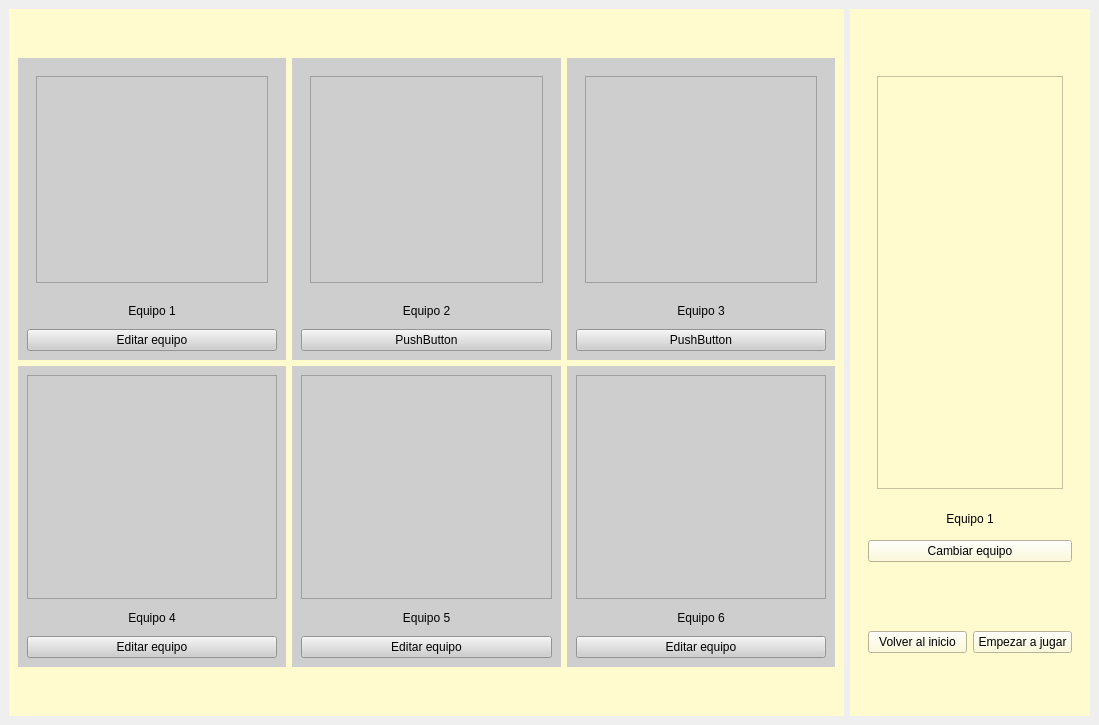
<?xml version="1.0" encoding="UTF-8"?>
<ui version="4.0">
 <class>MainWindow</class>
 <widget class="QMainWindow" name="MainWindow">
  <property name="geometry">
   <rect>
    <x>0</x>
    <y>0</y>
    <width>1099</width>
    <height>725</height>
   </rect>
  </property>
  <property name="windowTitle">
   <string>MainWindow</string>
  </property>
  <widget class="QWidget" name="centralwidget">
   <layout class="QVBoxLayout" name="verticalLayout_2">
    <item>
     <layout class="QHBoxLayout" name="horizontalLayout_2">
      <item>
       <widget class="QWidget" name="verticalWidget_2" native="true">
        <property name="styleSheet">
         <string notr="true">background-color: rgb(255, 251, 207);</string>
        </property>
        <layout class="QVBoxLayout" name="verticalLayout_3">
         <item>
          <spacer name="verticalSpacer_4">
           <property name="orientation">
            <enum>Qt::Vertical</enum>
           </property>
           <property name="sizeType">
            <enum>QSizePolicy::Fixed</enum>
           </property>
           <property name="sizeHint" stdset="0">
            <size>
             <width>20</width>
             <height>40</height>
            </size>
           </property>
          </spacer>
         </item>
         <item>
          <layout class="QHBoxLayout" name="horizontalLayout_3">
           <item>
            <widget class="QWidget" name="verticalWidget_2" native="true">
             <property name="styleSheet">
              <string notr="true">background-color: rgb(206, 206, 206);</string>
             </property>
             <layout class="QVBoxLayout" name="verticalLayout_5">
              <item>
               <widget class="QWidget" name="verticalWidget" native="true">
                <layout class="QVBoxLayout" name="verticalLayout_11">
                 <item>
                  <widget class="QGraphicsView" name="graphicsView">
                   <property name="sizePolicy">
                    <sizepolicy hsizetype="Preferred" vsizetype="Preferred">
                     <horstretch>0</horstretch>
                     <verstretch>0</verstretch>
                    </sizepolicy>
                   </property>
                   <property name="styleSheet">
                    <string notr="true">border-image: url(:/bulbasur.png);</string>
                   </property>
                  </widget>
                 </item>
                </layout>
               </widget>
              </item>
              <item>
               <widget class="QLabel" name="label">
                <property name="maximumSize">
                 <size>
                  <width>16777215</width>
                  <height>25</height>
                 </size>
                </property>
                <property name="tabletTracking">
                 <bool>false</bool>
                </property>
                <property name="text">
                 <string>Equipo 1</string>
                </property>
                <property name="alignment">
                 <set>Qt::AlignCenter</set>
                </property>
               </widget>
              </item>
              <item>
               <widget class="QPushButton" name="editar">
                <property name="text">
                 <string>Editar equipo</string>
                </property>
               </widget>
              </item>
             </layout>
            </widget>
           </item>
           <item>
            <widget class="QWidget" name="verticalWidget_3" native="true">
             <property name="styleSheet">
              <string notr="true">background-color: rgb(206, 206, 206);</string>
             </property>
             <layout class="QVBoxLayout" name="verticalLayout_6">
              <item>
               <widget class="QWidget" name="verticalWidget" native="true">
                <layout class="QVBoxLayout" name="verticalLayout_12">
                 <item>
                  <widget class="QGraphicsView" name="graphicsView_3">
                   <property name="sizePolicy">
                    <sizepolicy hsizetype="Preferred" vsizetype="Preferred">
                     <horstretch>0</horstretch>
                     <verstretch>0</verstretch>
                    </sizepolicy>
                   </property>
                  </widget>
                 </item>
                </layout>
               </widget>
              </item>
              <item>
               <widget class="QLabel" name="label_2">
                <property name="maximumSize">
                 <size>
                  <width>16777215</width>
                  <height>25</height>
                 </size>
                </property>
                <property name="text">
                 <string>Equipo 2</string>
                </property>
                <property name="alignment">
                 <set>Qt::AlignCenter</set>
                </property>
               </widget>
              </item>
              <item>
               <widget class="QPushButton" name="editar_2">
                <property name="text">
                 <string>PushButton</string>
                </property>
               </widget>
              </item>
             </layout>
            </widget>
           </item>
           <item>
            <widget class="QWidget" name="verticalWidget_4" native="true">
             <property name="styleSheet">
              <string notr="true">background-color: rgb(206, 206, 206);</string>
             </property>
             <layout class="QVBoxLayout" name="verticalLayout_7">
              <item>
               <widget class="QWidget" name="verticalWidget" native="true">
                <layout class="QVBoxLayout" name="verticalLayout_13">
                 <item>
                  <widget class="QGraphicsView" name="graphicsView_4">
                   <property name="sizePolicy">
                    <sizepolicy hsizetype="Preferred" vsizetype="Preferred">
                     <horstretch>0</horstretch>
                     <verstretch>0</verstretch>
                    </sizepolicy>
                   </property>
                  </widget>
                 </item>
                </layout>
               </widget>
              </item>
              <item>
               <widget class="QLabel" name="label_3">
                <property name="maximumSize">
                 <size>
                  <width>16777215</width>
                  <height>25</height>
                 </size>
                </property>
                <property name="text">
                 <string>Equipo 3</string>
                </property>
                <property name="alignment">
                 <set>Qt::AlignCenter</set>
                </property>
               </widget>
              </item>
              <item>
               <widget class="QPushButton" name="editar_3">
                <property name="text">
                 <string>PushButton</string>
                </property>
               </widget>
              </item>
             </layout>
            </widget>
           </item>
          </layout>
         </item>
         <item>
          <layout class="QHBoxLayout" name="horizontalLayout_4">
           <item>
            <widget class="QWidget" name="verticalWidget_2" native="true">
             <property name="styleSheet">
              <string notr="true">
background-color: rgb(206, 206, 206);</string>
             </property>
             <layout class="QVBoxLayout" name="verticalLayout_8">
              <item>
               <layout class="QVBoxLayout" name="verticalLayout_15">
                <item>
                 <widget class="QGraphicsView" name="graphicsView_5">
                  <property name="sizePolicy">
                   <sizepolicy hsizetype="Preferred" vsizetype="Preferred">
                    <horstretch>0</horstretch>
                    <verstretch>0</verstretch>
                   </sizepolicy>
                  </property>
                 </widget>
                </item>
               </layout>
              </item>
              <item>
               <widget class="QLabel" name="label_5">
                <property name="maximumSize">
                 <size>
                  <width>16777215</width>
                  <height>25</height>
                 </size>
                </property>
                <property name="text">
                 <string>Equipo 4</string>
                </property>
                <property name="alignment">
                 <set>Qt::AlignCenter</set>
                </property>
               </widget>
              </item>
              <item>
               <widget class="QPushButton" name="pushButton_3">
                <property name="text">
                 <string>Editar equipo</string>
                </property>
               </widget>
              </item>
             </layout>
            </widget>
           </item>
           <item>
            <widget class="QWidget" name="verticalWidget_4" native="true">
             <property name="styleSheet">
              <string notr="true">background-color: rgb(206, 206, 206);</string>
             </property>
             <layout class="QVBoxLayout" name="verticalLayout_10">
              <item>
               <layout class="QVBoxLayout" name="verticalLayout_16">
                <item>
                 <widget class="QGraphicsView" name="graphicsView_6">
                  <property name="sizePolicy">
                   <sizepolicy hsizetype="Preferred" vsizetype="Preferred">
                    <horstretch>0</horstretch>
                    <verstretch>0</verstretch>
                   </sizepolicy>
                  </property>
                 </widget>
                </item>
               </layout>
              </item>
              <item>
               <widget class="QLabel" name="label_6">
                <property name="maximumSize">
                 <size>
                  <width>16777215</width>
                  <height>25</height>
                 </size>
                </property>
                <property name="text">
                 <string>Equipo 5</string>
                </property>
                <property name="alignment">
                 <set>Qt::AlignCenter</set>
                </property>
               </widget>
              </item>
              <item>
               <widget class="QPushButton" name="pushButton_4">
                <property name="text">
                 <string>Editar equipo</string>
                </property>
               </widget>
              </item>
             </layout>
            </widget>
           </item>
           <item>
            <widget class="QWidget" name="verticalWidget_3" native="true">
             <property name="styleSheet">
              <string notr="true">background-color: rgb(206, 206, 206);</string>
             </property>
             <layout class="QVBoxLayout" name="verticalLayout_9">
              <item>
               <layout class="QVBoxLayout" name="verticalLayout_17">
                <item>
                 <widget class="QGraphicsView" name="graphicsView_7">
                  <property name="sizePolicy">
                   <sizepolicy hsizetype="Preferred" vsizetype="Preferred">
                    <horstretch>0</horstretch>
                    <verstretch>0</verstretch>
                   </sizepolicy>
                  </property>
                 </widget>
                </item>
               </layout>
              </item>
              <item>
               <widget class="QLabel" name="label_7">
                <property name="maximumSize">
                 <size>
                  <width>16777215</width>
                  <height>25</height>
                 </size>
                </property>
                <property name="text">
                 <string>Equipo 6</string>
                </property>
                <property name="alignment">
                 <set>Qt::AlignCenter</set>
                </property>
               </widget>
              </item>
              <item>
               <widget class="QPushButton" name="pushButton_5">
                <property name="text">
                 <string>Editar equipo</string>
                </property>
               </widget>
              </item>
             </layout>
            </widget>
           </item>
          </layout>
         </item>
         <item>
          <spacer name="verticalSpacer_6">
           <property name="orientation">
            <enum>Qt::Vertical</enum>
           </property>
           <property name="sizeType">
            <enum>QSizePolicy::Fixed</enum>
           </property>
           <property name="sizeHint" stdset="0">
            <size>
             <width>20</width>
             <height>40</height>
            </size>
           </property>
          </spacer>
         </item>
        </layout>
       </widget>
      </item>
      <item>
       <widget class="QWidget" name="verticalWidget" native="true">
        <property name="maximumSize">
         <size>
          <width>400</width>
          <height>16777215</height>
         </size>
        </property>
        <property name="styleSheet">
         <string notr="true">background-color: rgb(255, 251, 207);</string>
        </property>
        <layout class="QVBoxLayout" name="verticalLayout">
         <item>
          <spacer name="verticalSpacer_2">
           <property name="orientation">
            <enum>Qt::Vertical</enum>
           </property>
           <property name="sizeType">
            <enum>QSizePolicy::Fixed</enum>
           </property>
           <property name="sizeHint" stdset="0">
            <size>
             <width>20</width>
             <height>40</height>
            </size>
           </property>
          </spacer>
         </item>
         <item>
          <widget class="QWidget" name="verticalWidget" native="true">
           <layout class="QVBoxLayout" name="verticalLayout_4">
            <item>
             <widget class="QWidget" name="verticalWidget" native="true">
              <layout class="QVBoxLayout" name="verticalLayout_14">
               <item>
                <widget class="QGraphicsView" name="graphicsView_2">
                 <property name="sizePolicy">
                  <sizepolicy hsizetype="Preferred" vsizetype="Preferred">
                   <horstretch>0</horstretch>
                   <verstretch>0</verstretch>
                  </sizepolicy>
                 </property>
                 <property name="styleSheet">
                  <string notr="true">border-image: url(:/bulbasur.png);</string>
                 </property>
                </widget>
               </item>
              </layout>
             </widget>
            </item>
            <item>
             <widget class="QLabel" name="label_4">
              <property name="maximumSize">
               <size>
                <width>16777215</width>
                <height>30</height>
               </size>
              </property>
              <property name="text">
               <string>Equipo 1</string>
              </property>
              <property name="alignment">
               <set>Qt::AlignCenter</set>
              </property>
             </widget>
            </item>
            <item>
             <widget class="QPushButton" name="cambiarEquipo">
              <property name="text">
               <string>Cambiar equipo</string>
              </property>
             </widget>
            </item>
           </layout>
          </widget>
         </item>
         <item>
          <spacer name="verticalSpacer_3">
           <property name="orientation">
            <enum>Qt::Vertical</enum>
           </property>
           <property name="sizeType">
            <enum>QSizePolicy::Fixed</enum>
           </property>
           <property name="sizeHint" stdset="0">
            <size>
             <width>20</width>
             <height>40</height>
            </size>
           </property>
          </spacer>
         </item>
         <item>
          <widget class="QWidget" name="horizontalWidget_4" native="true">
           <property name="maximumSize">
            <size>
             <width>16777215</width>
             <height>50</height>
            </size>
           </property>
           <layout class="QHBoxLayout" name="horizontalLayout_5">
            <item>
             <widget class="QPushButton" name="volverInicio">
              <property name="text">
               <string>Volver al inicio</string>
              </property>
             </widget>
            </item>
            <item>
             <widget class="QPushButton" name="empezarJugar">
              <property name="text">
               <string>Empezar a jugar</string>
              </property>
             </widget>
            </item>
           </layout>
          </widget>
         </item>
         <item>
          <spacer name="verticalSpacer">
           <property name="orientation">
            <enum>Qt::Vertical</enum>
           </property>
           <property name="sizeType">
            <enum>QSizePolicy::Fixed</enum>
           </property>
           <property name="sizeHint" stdset="0">
            <size>
             <width>20</width>
             <height>40</height>
            </size>
           </property>
          </spacer>
         </item>
        </layout>
       </widget>
      </item>
     </layout>
    </item>
   </layout>
  </widget>
 </widget>
 <resources>
  <include location="E:/Python/Proyecto/test.qrc"/>
 </resources>
 <connections/>
</ui>
